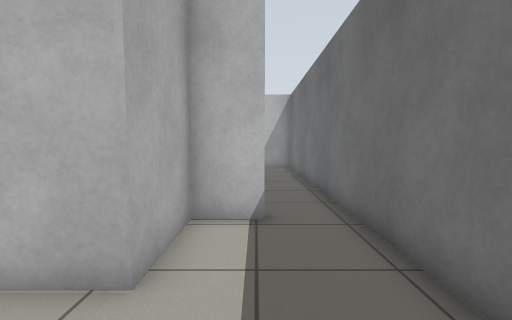
[1] (above)

17 first-person views from a walk through a robot-simulator world made for Gazebo. The camera is 0.9 m above the floor, tilts 4° down and sees 90° across. The floor is counted in squares, 0.5 m on a side. Each view is taken from the middle of a square. On the plan, view 1 faces up. The plan holds only what a view shows up to about 15 squares ahead; the rest is blank. Simple patterns stand in for the simulator's built-in surfaces. Simple shapes stand in for some stock models.

[2]
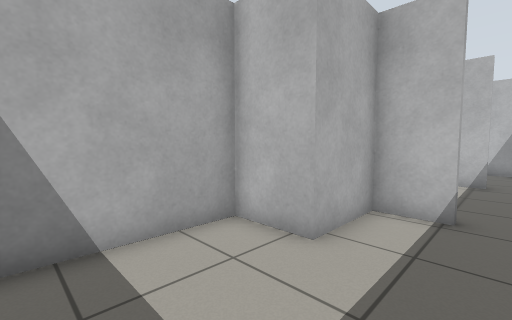

[3]
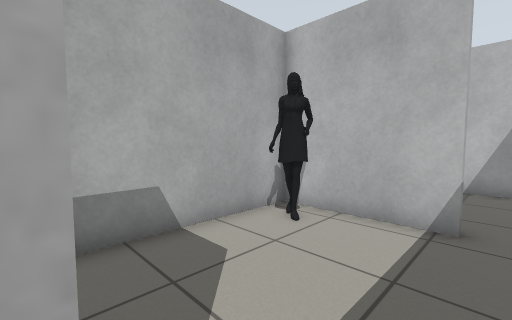

[4]
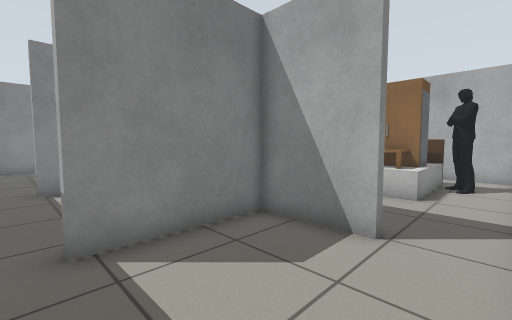

[5]
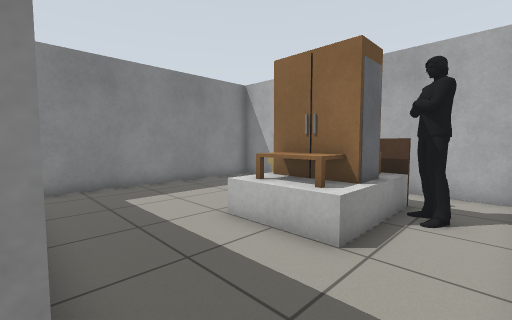

[6]
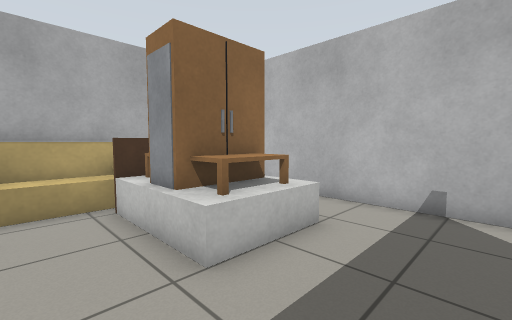

[7]
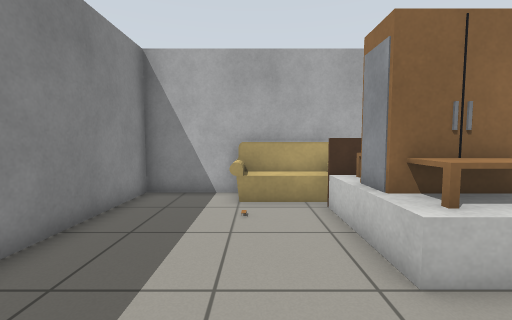

[8]
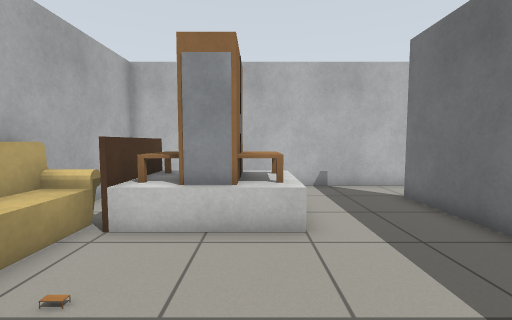

[9]
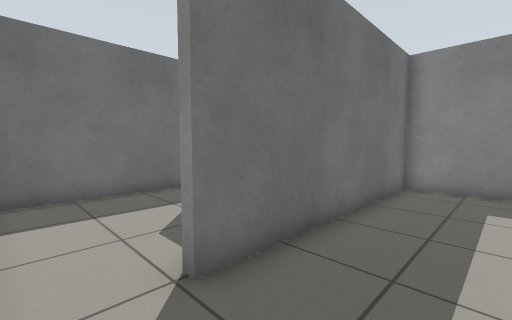

[10]
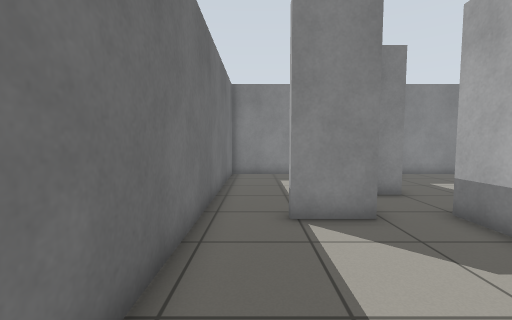

[11]
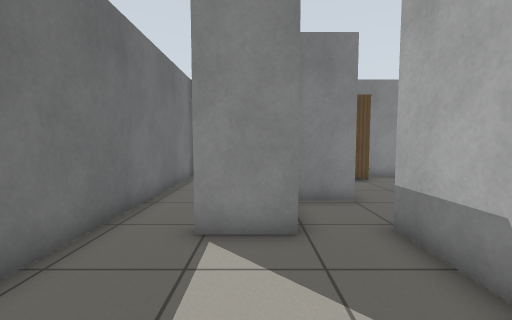

[12]
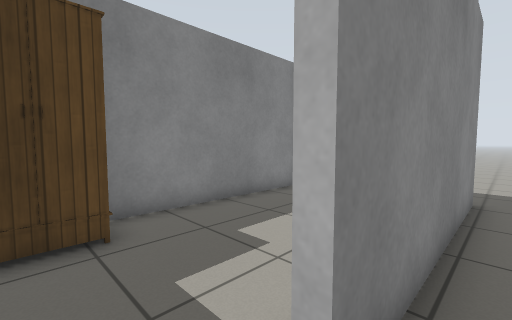

[13]
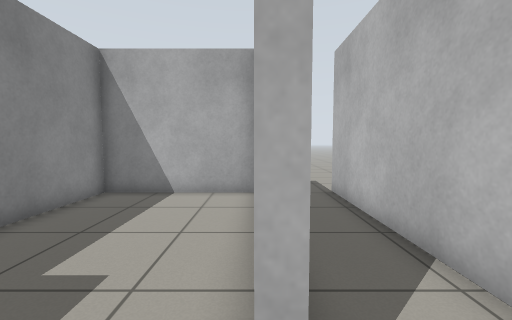

[14]
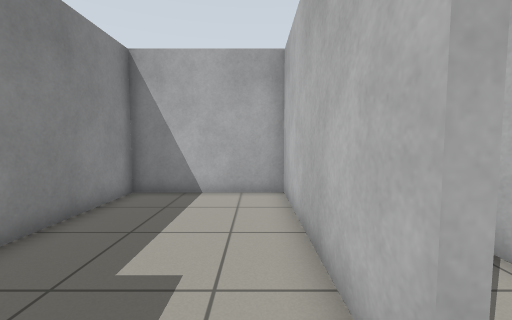

[15]
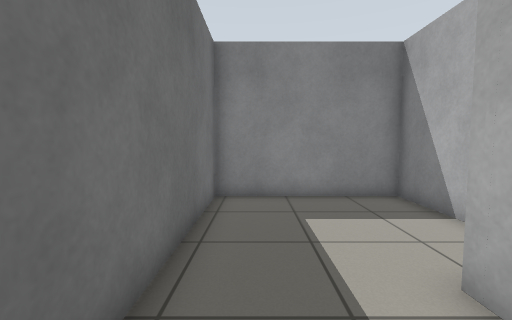

[16]
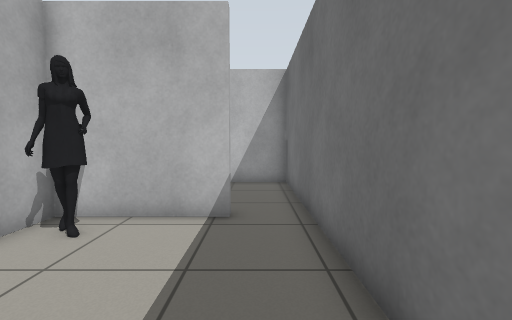

[17]
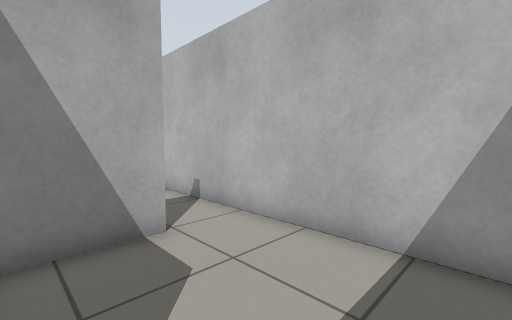

### Floor plan
Ten units are one square. View 1 is at (0, 0); x grows to the right and y downward. Boxes are objects, and circles mark ways between rooms. Rooms are numbered by the first view taken in them; rooms with no view inside come last. Other rooms are left out.
<svg viewBox="-149 -180 177 210">
<path fill="none" stroke="#000" d="M2 -58 -15 -58 -15 -30 -38 -30 -38 24 23 24 23 -56M-19 -61 2 -61 2 -58M4 -121 -38 -121 -38 -58M23 -56 23 -115M-42 -153 -38 -153 -38 -124 4 -124M23 -115 23 -175 -46 -175M-46 -175 -140 -175 -140 -61 -42 -61 -42 -153M-106 -126 -115 -126M-76 -58 -144 -58M-144 -33 -64 -33 -64 -30M-64 -30 -140 -30 -140 24 -66 24M-41 -33 -22 -33"/>
<rect x="-35" y="-115" width="10" height="10" fill="#bbb"><title>person</title></rect>
<rect x="-135" y="-135" width="10" height="50" fill="#bbb"><title>sofa</title></rect>
<rect x="-125" y="-155" width="50" height="40" fill="#bbb"><title>bed</title></rect>
<rect x="-115" y="-165" width="10" height="20" fill="#bbb"><title>person</title></rect>
<rect x="-95" y="-145" width="10" height="20" fill="#bbb"><title>wardrobe</title></rect>
<rect x="-65" y="5" width="20" height="20" fill="#bbb"><title>wardrobe</title></rect>
<circle cx="10" cy="-60" r="3" fill="#2a7"/>
<circle cx="10" cy="-120" r="3" fill="#2a7"/>
<circle cx="-30" cy="-60" r="3" fill="#2a7"/>
<circle cx="-40" cy="-165" r="3" fill="#2a7"/>
<circle cx="-55" cy="-30" r="3" fill="#2a7"/>
<circle cx="-40" cy="-45" r="3" fill="#2a7"/>
<text x="-10" y="-20">1</text>
<text x="-10" y="-90">2</text>
<text x="-10" y="-150">3</text>
<text x="-90" y="-110">4</text>
<text x="-60" y="-50">5</text>
<text x="-90" y="-10">6</text>
<text x="-40" y="-50">7</text>
</svg>
Room 1 opens to room 2. Room 2 opens to room 3. Room 2 opens to room 7. Room 3 opens to room 4. Room 5 opens to room 6. Room 5 opens to room 7.

Where each view was taken, in squares from view 1:
view 1: 0 up, 0 right, facing up
view 2: 1 down, 1 right, facing up-left
view 3: 6 up, 1 right, facing up-left
view 4: 17 up, 1 right, facing down-left
view 5: 17 up, 4 left, facing down-left
view 6: 10 up, 5 left, facing up-left
view 7: 10 up, 5 left, facing left
view 8: 7 up, 9 left, facing up
view 9: 17 up, 7 left, facing down-right
view 10: 12 up, 1 right, facing down
view 11: 11 up, 1 left, facing down
view 12: 4 up, 5 left, facing down-left
view 13: 3 up, 5 left, facing left
view 14: 2 up, 5 left, facing left
view 15: 6 up, 1 right, facing down
view 16: 6 up, 1 right, facing up
view 17: 13 up, 1 right, facing up-left
